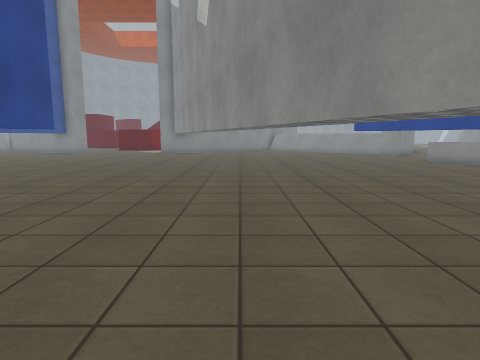
View 1 (above)

24 first-person views from a walk through a scene from a Unity 3-D project. The camera is 1.3 m above the floor, tilts 8° down and sees 75° across. The floor is counted in squares, 1 m on a side. Each view is taken from the middle of a square. On the plan, view 1 faces up. The plan holds only what a view shows up to about 14 squares ahead; the rest is blank. The place goes on beyond the plan. Door leaves are left out, so doorways stand open. Surface patterns are stand-ins for the level's own textures.

View 2
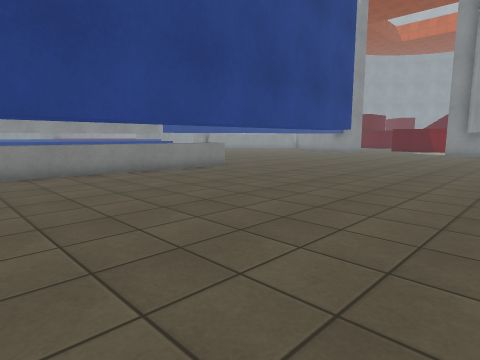

View 3
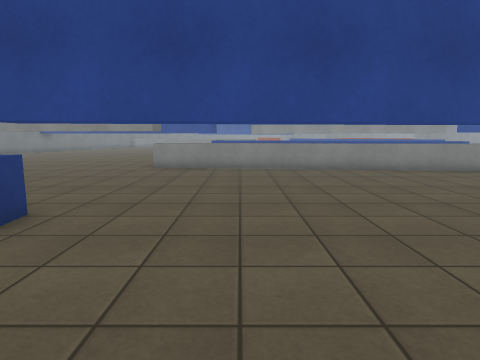

View 4
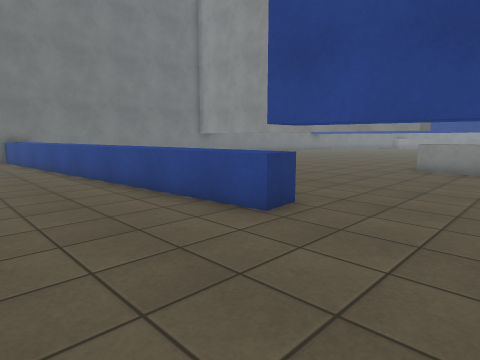

View 5
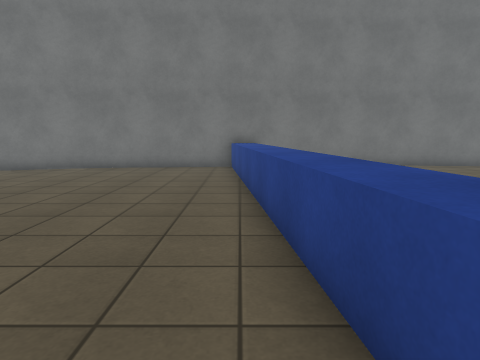

View 6
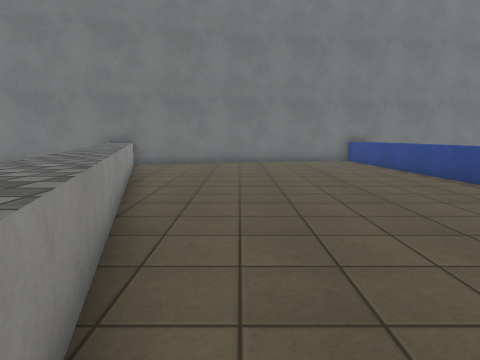

View 7
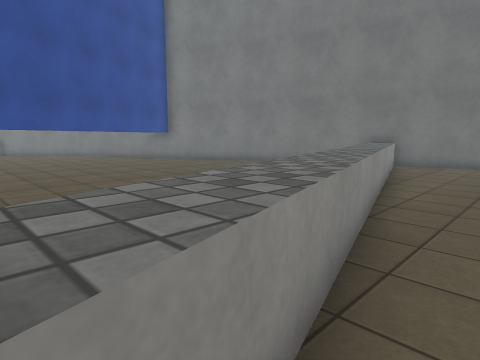

View 8
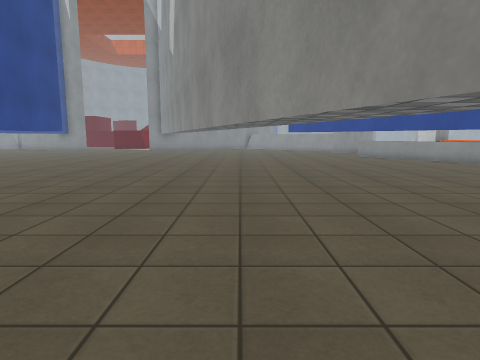

View 9
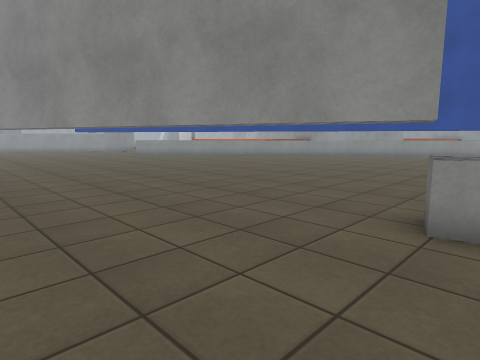

View 10
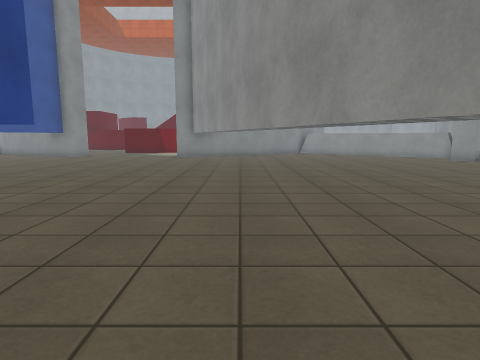

View 11
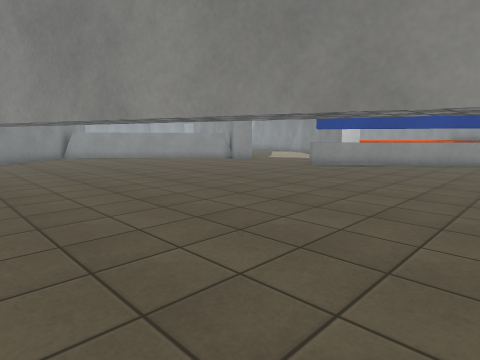

View 12
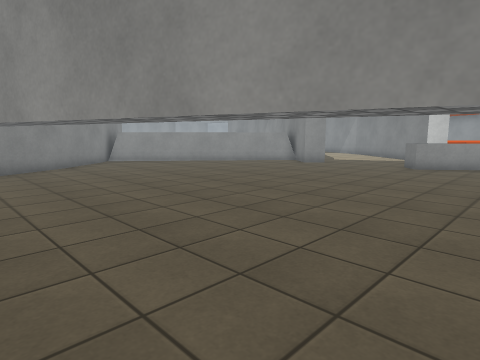

View 13
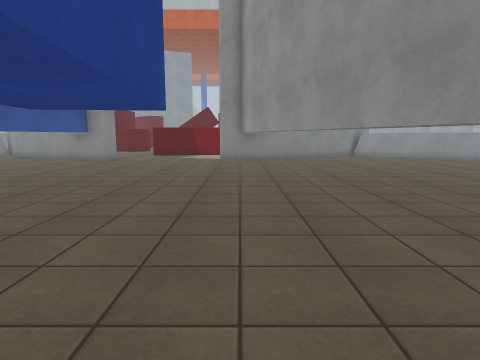

View 14
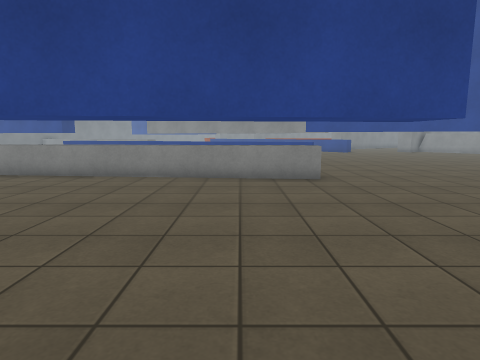

View 15
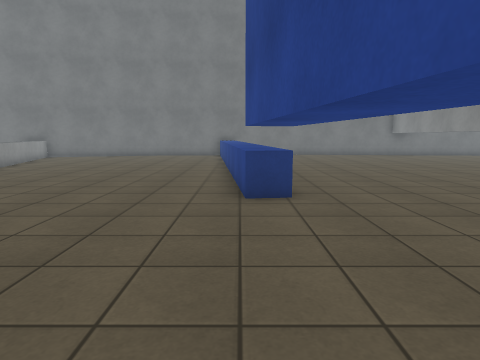

View 16
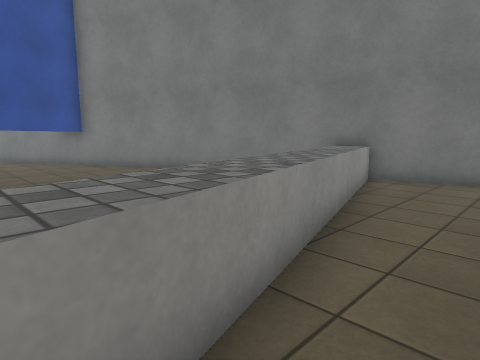

View 17
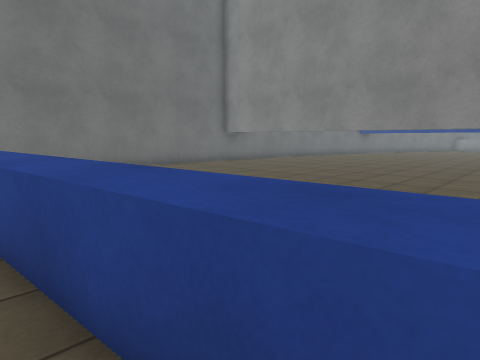

View 18
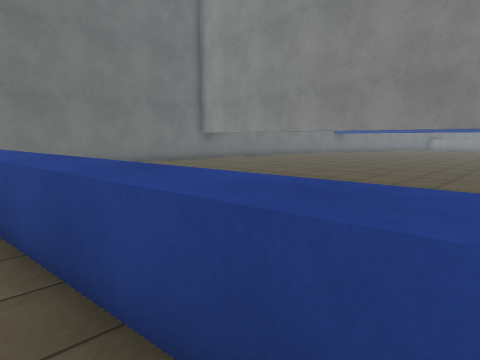

View 19
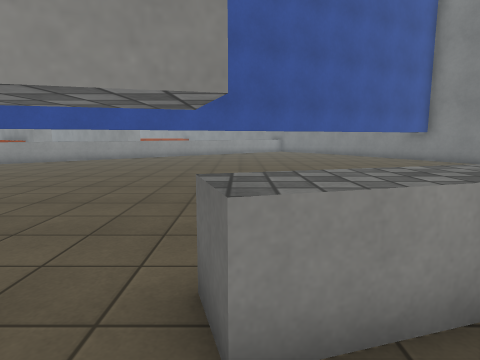

View 20
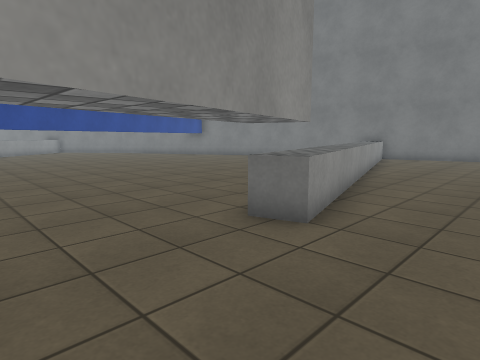

View 21
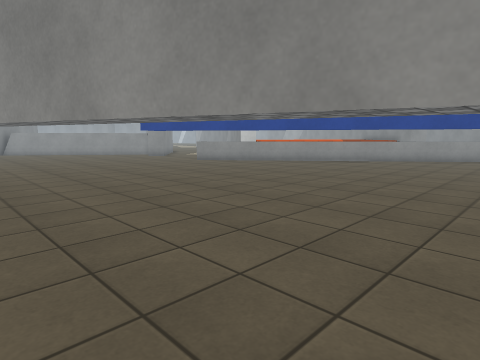

View 22
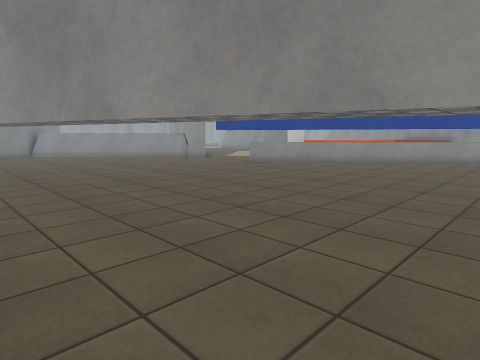

View 23
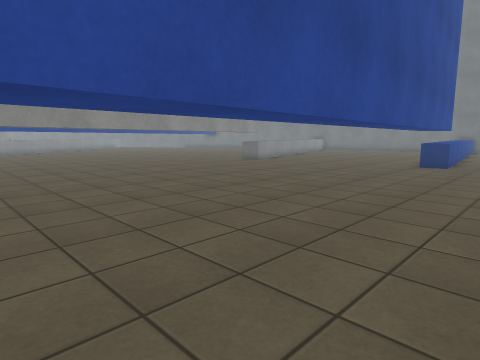

View 24
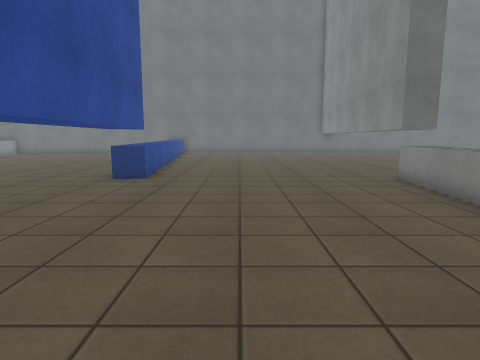

### Floor plan
Key: @ floor where view 1 was taken; # wall or solid block; . floor; ^ raised ledge; T thing the floor can be seen under or through.
Columns run from 13 left of view 1 to 17 right of it. Each row starts with its distance up from view 1.
 21 .........# .........
 20 .........# ..........
 19 ..........T...........
 18 ..........T ...........
 17 ..........T ............
 16  ..........T...........^
 15 ...........T ..........^^
 14 ...........T ...........^
 13 ............T.....T......^
 12 ............T.....T ......^
 11 ............T .....T.......^
 10 .............T.....T ......^
  9  ^.....T.....T......T......
  8  ^.....T.....T .....T ......
  7  ^.....T.....T ......T......
  6  ^.....TT.....T......T .......
  5  ^.....TT.....T ......T ......
  4  ^.....TT.....T ......TT......
  3 ^^.....TT......T.......T .....
  2 ^^.....TT......T ......TT.....
  1 ^^.....TT......T .......T ....
  0 ^.......T....@..T.......TT....
 -1 ^.......T.......T........T ...
 -2 ^.......T.......T ........T....
 -3 ^.......T.......TT........T ...
 -4 ^.......TT.......^.........T..
 -5 ^.......TT.......^^........T .
 -6 #.......^^.......^^.........T..
 -7 #.......^^........^. .......T .
 -8 #.......^^........^^  .......T.
 -9 #.......^^........^^   ......T
-10 .........^.........^     .....#
-11 .........^.........^.    .....#
-12 ........ ^.........^^    ......
-13 .......  ^.........^^     .....
-14 ...      ^..........^       ...
-15 ...      ^^.........^^      ..#
-16 ....     ^^.........^^      ###
-17 ....     ^^..........^   ###
-18  ...      ^..........####
-19  ...      ^.......####
-20 ....      ^.#######
-21 #############

Where each view was taken, in squares from view 1:
view 1: 0 up, 0 right, facing up
view 2: 0 up, 1 left, facing up-left
view 3: 2 down, 0 right, facing left
view 4: 2 down, 0 right, facing down-left
view 5: 7 down, 3 left, facing down
view 6: 4 down, 3 right, facing down
view 7: 4 down, 3 right, facing down-right
view 8: 4 down, 2 right, facing up
view 9: 5 down, 1 left, facing up-right
view 10: 4 up, 2 left, facing up
view 11: 8 up, 3 left, facing up-right
view 12: 12 up, 4 left, facing up-right
view 13: 7 up, 5 left, facing up
view 14: 7 up, 2 left, facing left
view 15: 1 up, 4 left, facing down
view 16: 9 down, 4 right, facing down-right
view 17: 8 down, 3 left, facing down-left
view 18: 6 down, 3 left, facing down-left
view 19: 4 down, 2 right, facing right
view 20: 0 up, 1 right, facing down-right
view 21: 2 up, 1 left, facing up-right
view 22: 5 up, 2 left, facing up-right
view 23: 9 up, 8 left, facing down-right
view 24: 4 up, 8 left, facing down
